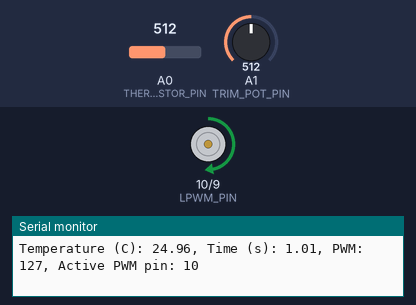
Recording of a sketch running on a simulated Arduino Uno, built with avr-gcc and run on an emulated ATmega328P. On the bench: motor-driver pin pairs drawn as motors (green arrow = first pin HIGH = forward, orange = second pin HIGH = backward, longer = more drive), the last lines printed to the serial monitor. The inputs (shaded band) are chosen by the test bench; at power-on: A1 (TRIM_POT_PIN) = 512, A0 (THERMISTOR_PIN) = 512.

Above: at 1.9 s.
2.0 s: A1 (TRIM_POT_PIN) set to 716
At 2.9 s:
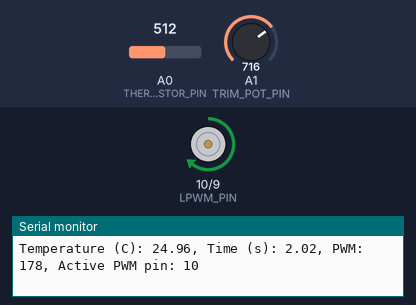
3.5 s: A1 (TRIM_POT_PIN) set to 900
At 3.9 s:
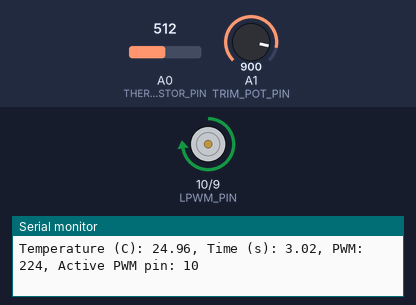
5.0 s: A1 (TRIM_POT_PIN) set to 122
At 6.4 s:
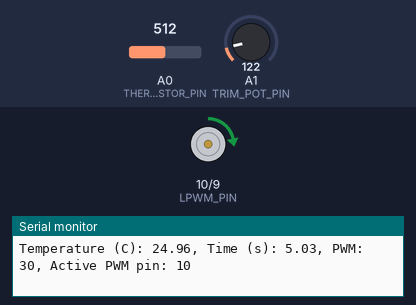
Timing chart, 0 to 8.0 s (numbered marks = the images above; inputs shaded):
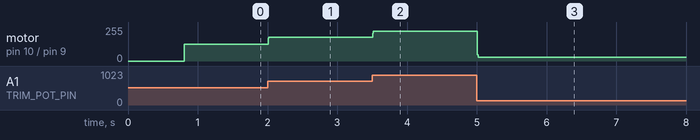

The sketch:

m03_manual_fixed_direction.ino
```cpp
/*
  m03_manual_fixed_direction.ino
  Module 3 -- First Manual Sketch, Fixed Direction

  Two input paths, one fixed-direction output path:
    A0 thermistor  -> average -> temperature
    A1 trim pot     -> ADC value -> PWM command
    fixed direction -> H-bridge -> TEC

  Team:      TEC 8
  Course:    Phys 39 -- Instrumentation and Thermal Physics
  Board:     Arduino Uno (ELEGOO UNO R3), USB powered for logic; bench supply
             for actuator power (applied only after instructor approval).
  Wiring:    5V -> 100 kOhm fixed resistor -> A0 -> thermistor -> GND.
             Trim pot wiper -> A1 (outer terminals 5V and GND).
             Pin 9  -> RPWM, held LOW / 0 the whole time (fixed side, unused
                       this test).
             Pin 10 -> LPWM, receives the trim-pot PWM command.
             Pin 11 -> direction input for the SECOND sketch only; not read
                       here. If wired, tie it to 5V per the assignment.
             H-bridge R_EN, L_EN, VCC -> Arduino 5V; GND -> Arduino GND.
             R_IS / L_IS left unconnected. H-bridge M+/M- -> TEC.
  Baud:      9600
  Output:    Serial Monitor only, one labeled line per report, e.g.
             "Temperature (C): 27.73, Time (s): 645.06, PWM: 120, Active PWM pin: 10"
             No Serial Plotter output in this sketch.

  Procedure: Bring this up and confirm the printed line looks right BEFORE any
             actuator power is applied. After instructor approval, apply low
             power and note whether the fixed command heats or cools the TEC.
             For the direction-reversal test, leave pin 11 at 5V and swap only
             the two Arduino-to-H-bridge control leads on pins 9/10 -- do NOT
             swap the M+/M- leads at the TEC.

  SAFETY:    Do not apply actuator power until the instructor has checked pins
             9/10 on the oscilloscope. Every scope probe ground clip goes to
             Arduino GND -- NEVER to M+ or M-, which are both driven H-bridge
             outputs.

  Version:   v1
*/

const char* VERSION = "m03_manual_fixed_direction v1";

// ---- Thermistor divider (A0) ----
const int THERMISTOR_PIN = A0;
const float V_REF = 5.0;              // Arduino reference voltage (V)
const float FIXED_RESISTOR = 100000;  // 100 kOhm fixed resistor (Ohms)
const float R0 = 100000;              // Thermistor resistance at T0 (100 kOhm at 25C)
const float T0 = 298.15;              // Reference temperature (25C in Kelvin)
const float BETA = 4540;              // Beta value (check datasheet: B57861S0104F040V24)

// ---- Trim pot / PWM (A1) ----
const int TRIM_POT_PIN = A1;

// ---- Fixed-direction H-bridge output ----
// This first sketch does not read pin 11 at all -- direction is fixed by
// which physical pin (9 or 10) carries the PWM command, set here in code.
// Swapping direction for the second half of the exercise means swapping the
// two wires on the H-bridge, not changing this code.
const int RPWM_PIN = 9;               // held LOW / 0 for this whole sketch
const int LPWM_PIN = 10;              // carries the trim-pot PWM command
const int ACTIVE_PWM_PIN = LPWM_PIN;  // used only for the printed line

const int DIRECTION_PIN = 11;         // not read this sketch; wire to 5V if present

// ---- Measurement / report timing ----
const int NUM_SAMPLES = 100;                  // ADC samples averaged per measurement
const unsigned long REPORT_INTERVAL = 1000;   // report every 1000 ms

unsigned long lastReportTime = 0;
unsigned long startTime = 0;

// ============================================================================
// averageAnalogSamples()
// Read the given analog pin NUM_SAMPLES times and return the average count
// ============================================================================
float averageAnalogSamples(int pin) {
  long sum = 0;
  for (int i = 0; i < NUM_SAMPLES; i++) {
    sum += analogRead(pin);
  }
  return sum / (float)NUM_SAMPLES;
}

// ============================================================================
// adcToVoltage()
// Average ADC count (0-1023) -> voltage (0-V_REF)
// ============================================================================
float adcToVoltage(float avgAdc) {
  return (avgAdc / 1023.0) * V_REF;
}

// ============================================================================
// voltageToResistance()
// Voltage divider: V_A0 = V_ref * R_th / (R_fixed + R_th)
// Solved for R_th:  R_th = R_fixed * V_A0 / (V_ref - V_A0)
// ============================================================================
float voltageToResistance(float voltage) {
  if (voltage >= V_REF || voltage <= 0) {
    return 0;  // invalid measurement
  }
  return FIXED_RESISTOR * voltage / (V_REF - voltage);
}

// ============================================================================
// resistanceToCelsius()
// Beta equation: 1/T = 1/T0 + (1/beta) * ln(R/R0), T in Kelvin
// ============================================================================
float resistanceToCelsius(float resistance) {
  if (resistance <= 0) {
    return 0;
  }
  float invT = (1.0 / T0) + (1.0 / BETA) * log(resistance / R0);
  float tempKelvin = 1.0 / invT;
  return tempKelvin - 273.15;
}

// ============================================================================
// mapAdcToPwm()
// Average trim-pot ADC count (0-1023) -> PWM command (0-255)
// ============================================================================
int mapAdcToPwm(float avgAdc) {
  return (int)(avgAdc * 255.0 / 1023.0);
}

// ============================================================================
// printStatus()
// One labeled line: temperature, elapsed time, PWM command, active PWM pin
// ============================================================================
void printStatus(float temperature, float elapsedTime, int pwmValue, int activePin) {
  Serial.print("Temperature (C): ");
  Serial.print(temperature, 2);
  Serial.print(", Time (s): ");
  Serial.print(elapsedTime, 2);
  Serial.print(", PWM: ");
  Serial.print(pwmValue);
  Serial.print(", Active PWM pin: ");
  Serial.println(activePin);
}

// ============================================================================
// setup()
// ============================================================================
void setup() {
  Serial.begin(9600);
  Serial.println(VERSION);   // identifies the build on the board
  delay(500);

  pinMode(RPWM_PIN, OUTPUT);
  pinMode(LPWM_PIN, OUTPUT);
  pinMode(DIRECTION_PIN, INPUT_PULLUP);  // not read this sketch; wired to 5V per assignment

  // Fixed direction: pin 9 stays LOW for the whole sketch, all PWM goes to pin 10.
  analogWrite(RPWM_PIN, 0);
  analogWrite(LPWM_PIN, 0);

  Serial.println("============================================================");
  Serial.println("Module 3: First Manual Sketch -- Fixed Direction");
  Serial.println("Pin 9 (RPWM): fixed LOW. Pin 10 (LPWM): trim-pot PWM command.");
  Serial.println("Serial Monitor only -- no plotting in this sketch.");
  Serial.println("Do not apply actuator power before instructor approval.");
  Serial.println("============================================================");

  startTime = millis();
  lastReportTime = millis();
}

// ============================================================================
// loop()
// ============================================================================
void loop() {
  unsigned long currentTime = millis();

  // Average the trim pot and drive pin 10 continuously, so the H-bridge
  // tracks the knob in real time even between printed reports.
  float avgTrimPot = averageAnalogSamples(TRIM_POT_PIN);
  int pwmValue = mapAdcToPwm(avgTrimPot);
  analogWrite(RPWM_PIN, 0);           // fixed side stays LOW
  analogWrite(LPWM_PIN, pwmValue);    // fixed direction: all PWM on pin 10

  if (currentTime - lastReportTime >= REPORT_INTERVAL) {
    lastReportTime = currentTime;

    // Thermistor chain: average ADC -> voltage -> resistance -> temperature
    float avgThermistor = averageAnalogSamples(THERMISTOR_PIN);
    float voltage = adcToVoltage(avgThermistor);
    float resistance = voltageToResistance(voltage);
    float temperature = resistanceToCelsius(resistance);

    float elapsedTime = (currentTime - startTime) / 1000.0;

    printStatus(temperature, elapsedTime, pwmValue, ACTIVE_PWM_PIN);
  }
}
```

Measured:
- after the input at 2.0 s, motor on pin 10 (LPWM_PIN) / pin 9 (RPWM_PIN): forward 127/255 → forward 178/255 at once
- after the input at 3.5 s, motor on pin 10 (LPWM_PIN) / pin 9 (RPWM_PIN): forward 178/255 → forward 224/255 at once
- after the input at 5.0 s, motor on pin 10 (LPWM_PIN) / pin 9 (RPWM_PIN): forward 224/255 → forward 30/255 at once
